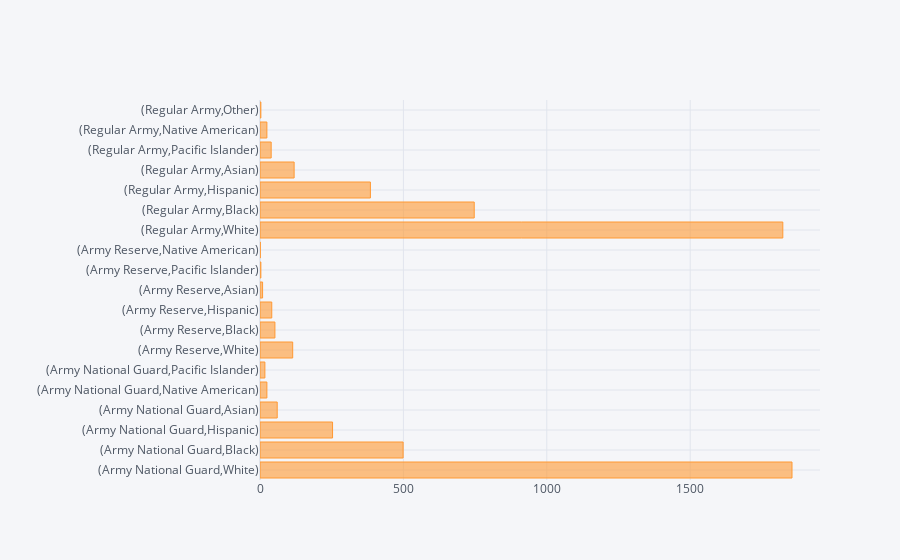

Notebook code cell kept with this figure:
### Code cell
data.groupby(["Component"])["DODRace"].value_counts().iplot(kind="barh")

### Figure 1 — Plotly figure (JSON) as saved in the notebook; plotly's stock layout.template omitted (floating-point values rounded to 4 significant figures)
{"data": [{"marker": {"color": "rgba(255, 153, 51, 0.6)", "line": {"color": "rgba(255, 153, 51, 1.0)", "width": 1}}, "name": "DODRace", "orientation": "h", "text": "", "type": "bar", "x": [1855, 499, 253, 60, 24, 17, 114, 52, 41, 9, 3, 1, 1823, 747, 385, 119, 39, 24, 3], "y": ["(Army National Guard,White)", "(Army National Guard,Black)", "(Army National Guard,Hispanic)", "(Army National Guard,Asian)", "(Army National Guard,Native American)", "(Army National Guard,Pacific Islander)", "(Army Reserve,White)", "(Army Reserve,Black)", "(Army Reserve,Hispanic)", "(Army Reserve,Asian)", "(Army Reserve,Pacific Islander)", "(Army Reserve,Native American)", "(Regular Army,White)", "(Regular Army,Black)", "(Regular Army,Hispanic)", "(Regular Army,Asian)", "(Regular Army,Pacific Islander)", "(Regular Army,Native American)", "(Regular Army,Other)"]}], "layout": {"legend": {"bgcolor": "#F5F6F9", "font": {"color": "#4D5663"}}, "paper_bgcolor": "#F5F6F9", "plot_bgcolor": "#F5F6F9", "title": {"font": {"color": "#4D5663"}}, "xaxis": {"gridcolor": "#E1E5ED", "showgrid": true, "tickfont": {"color": "#4D5663"}, "title": {"font": {"color": "#4D5663"}, "text": ""}, "zerolinecolor": "#E1E5ED"}, "yaxis": {"gridcolor": "#E1E5ED", "showgrid": true, "tickfont": {"color": "#4D5663"}, "title": {"font": {"color": "#4D5663"}, "text": ""}, "zerolinecolor": "#E1E5ED"}}}
